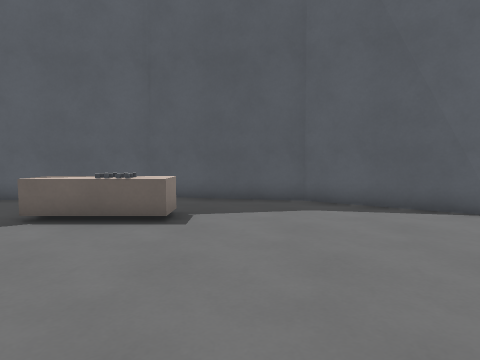
[1] (above)

16 first-person views from a walk through a Godot game level. The camera is 1.3 m above the floor, tilts 4° down and sees 75° across. The floor is counted in squares, 1 m on a side. Each view is taken from the middle of a square. On the plan, view 1 faces up. The plan holds only what a view shows up to about 14 squares ahead; the rest is blank. Surface patterns are stand-ins for the level's own textures.

[2]
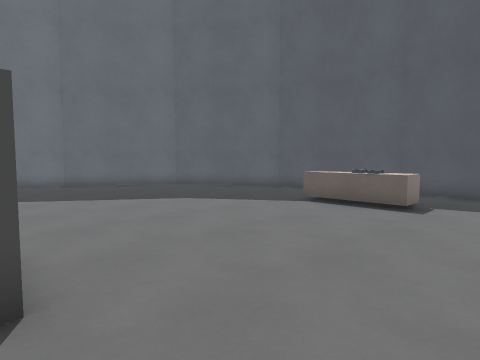

[3]
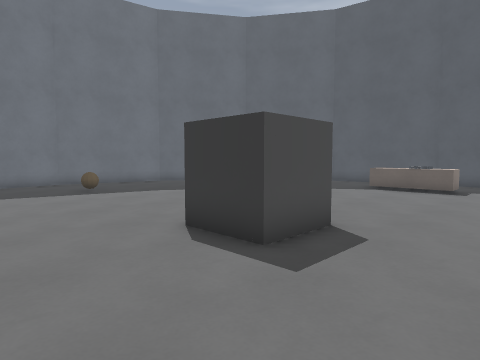

[4]
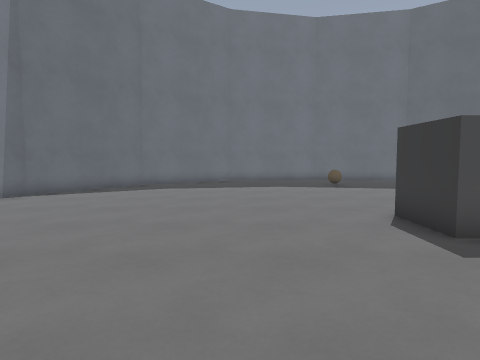

[5]
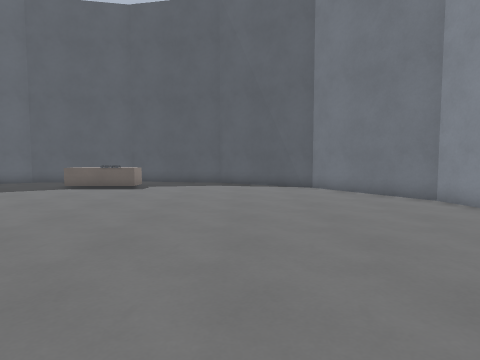

[6]
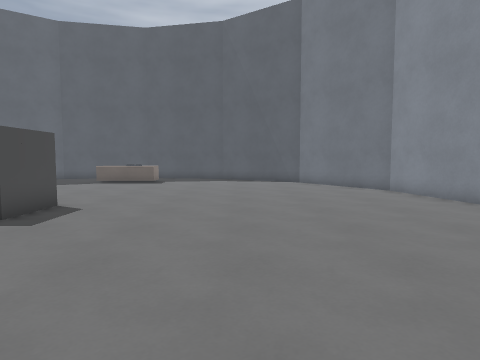

[7]
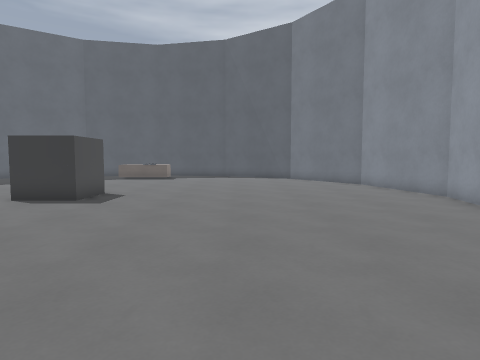

[8]
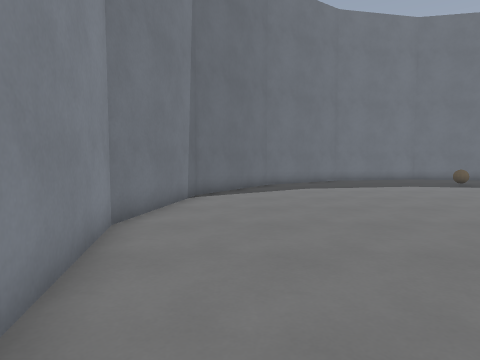

[9]
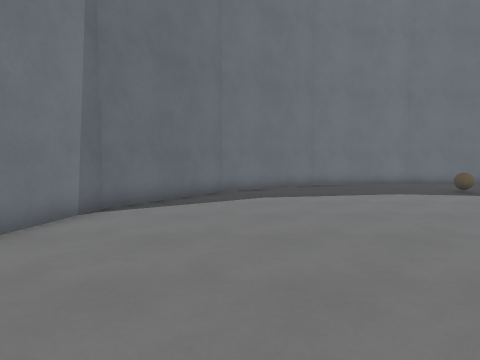

[10]
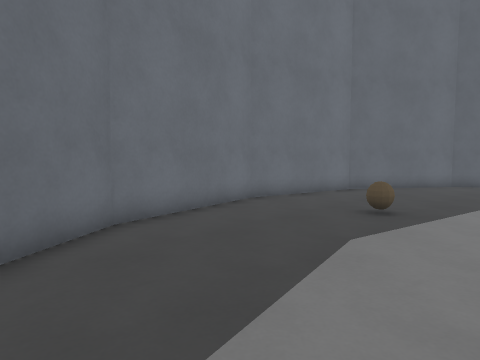

[11]
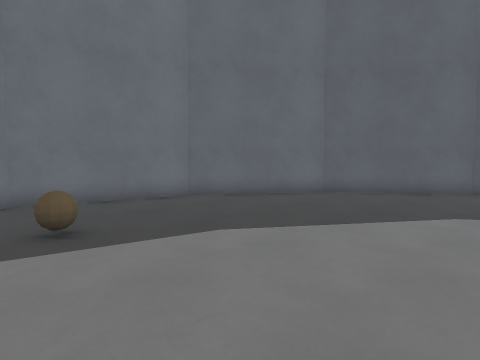

[12]
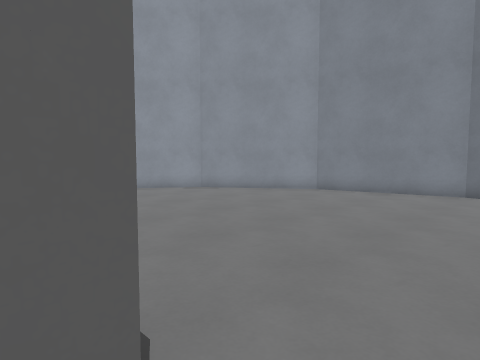

[13]
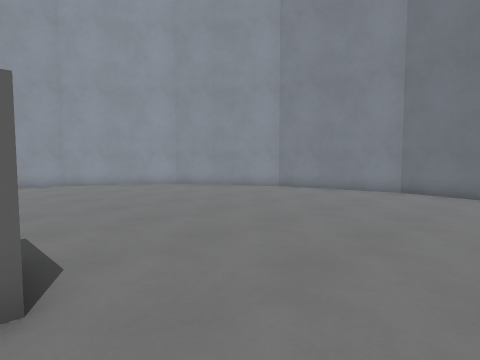

[14]
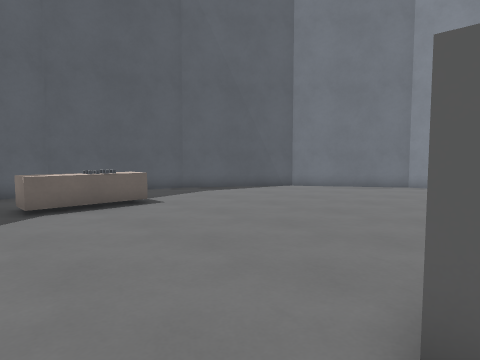

[15]
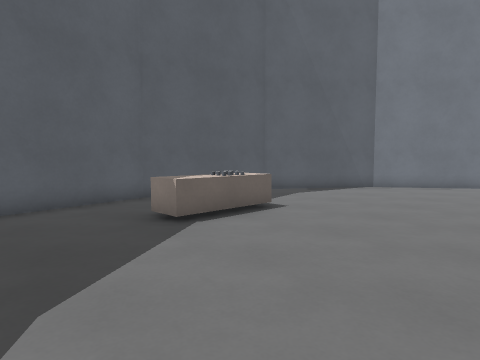

[16]
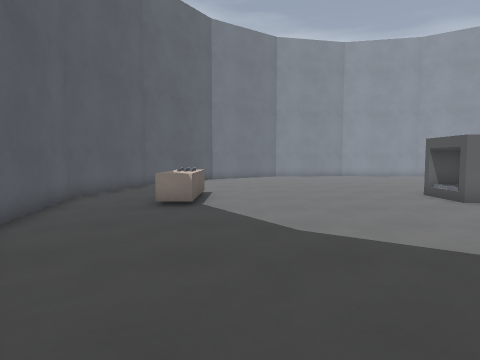

### Floor plan
Points are (right, up) in squares from view 1. A wall is a line through its corners. A room is listed if a view was taken in it or the views show most of it. See-through windows are left out.
Room 1 (views 1, 2, 3, 4, 5, 6, 7, 8, 9, 10, 11, 12, 13, 14, 15, 16)
walls: (-4, -1.5) (-2, -1.5) (-2, -3.5) (-4, -3.5) (-4, -1.5); (9.1, -6.8) (10, -2.5) (9, 2.5) (6.2, 6.7) (2, 9.5) (-3, 10.5) (-8, 9.5) (-12.2, 6.7) (-15, 2.5) (-16, -2.5) (-15, -7.5) (-12.2, -11.7) (-8, -14.5) (-3, -15.5) (2, -14.5) (6.2, -11.7) (7.7, -9.4)
objects: other object (-12, -3) to (-12, -2); other object (-4, 7) to (-2, 7)

Where each view was taken, in squares from view 1:
view 1: 0 up, 0 right, facing up
view 2: 2 down, 1 right, facing up-left
view 3: 7 down, 1 right, facing up-left
view 4: 7 down, 3 right, facing left
view 5: 7 down, 3 right, facing up
view 6: 10 down, 3 right, facing up
view 7: 13 down, 3 right, facing up
view 8: 13 down, 3 right, facing left
view 9: 11 down, 0 right, facing left
view 10: 10 down, 9 left, facing up-left
view 11: 4 down, 6 left, facing up-left
view 12: 3 down, 5 left, facing down-right
view 13: 3 down, 7 left, facing down-right
view 14: 2 down, 6 left, facing up-right
view 15: 1 up, 8 left, facing up-right
view 16: 5 up, 13 left, facing right
